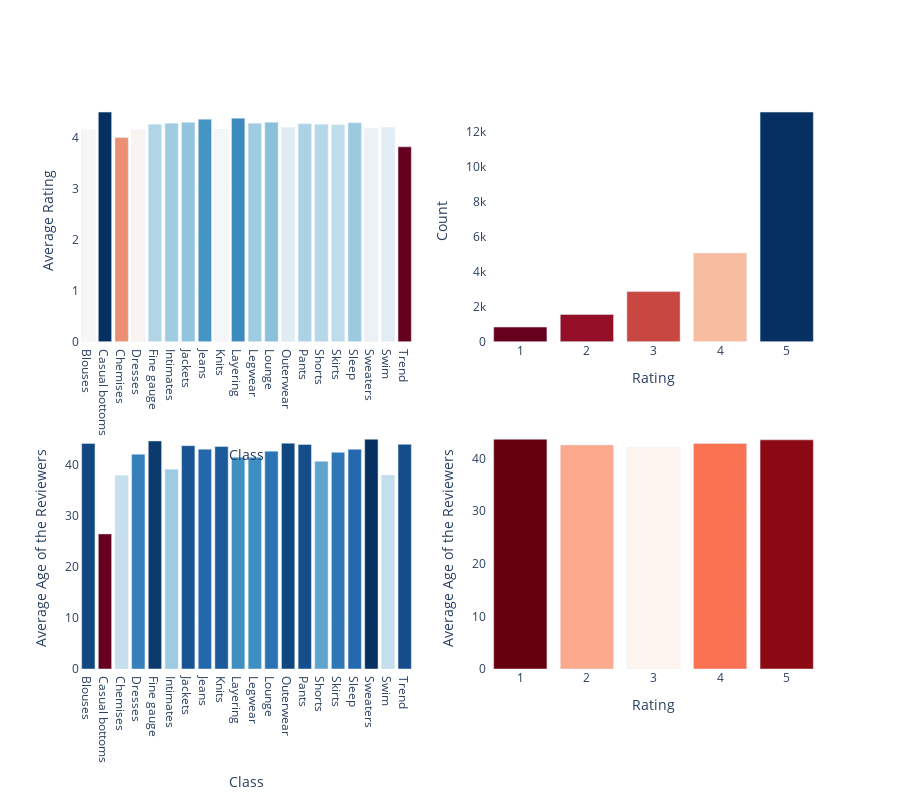

The code cell stored with this chart in its notebook:
### Markdown cell above
# Viewing the Relation Between Rating, Class Name and Age

### Code cell
df1=df['Rating'].value_counts().to_frame()
avgdf1 = df.groupby('Class Name').agg({'Rating': np.average})
avgdf2 = df.groupby('Class Name').agg({'Age': np.average})
avgdf3 = df.groupby('Rating').agg({'Age': np.average})

trace1 = go.Bar(
    x=avgdf1.index,
    y=round(avgdf1['Rating'],2),
    marker=dict(
        color=avgdf1['Rating'],
        colorscale = 'RdBu')
)

trace2 = go.Bar(
    x=df1.index,
    y=df1.Rating,
    marker=dict(
        color=df1['Rating'],
        colorscale = 'RdBu')
)

trace3 = go.Bar(
    x=avgdf2.index,
    y=round(avgdf2['Age'],2),
    marker=dict(
        color=avgdf2['Age'],
        colorscale = 'RdBu')
)

trace4 = go.Bar(
    x=avgdf3.index,
    y=round(avgdf3['Age'],2),
    marker=dict(
        color=avgdf3['Age'],
        colorscale = 'Reds')
)

fig = tools.make_subplots(rows=2, cols=2, print_grid=False)

fig.append_trace(trace1, 1, 1)
fig.append_trace(trace2, 1, 2)
fig.append_trace(trace3, 2, 1)
fig.append_trace(trace4, 2, 2)

fig['layout']['xaxis1'].update(title='Class')
fig['layout']['yaxis1'].update(title='Average Rating')
fig['layout']['xaxis2'].update(title='Rating')
fig['layout']['yaxis2'].update(title='Count')
fig['layout']['xaxis3'].update(title='Class')
fig['layout']['yaxis3'].update(title='Average Age of the Reviewers')
fig['layout']['xaxis4'].update(title='Rating')
fig['layout']['yaxis4'].update(title='Average Age of the Reviewers')

fig['layout'].update(height=800, width=900,showlegend=False)
fig.update_layout({'plot_bgcolor':'rgba(0,0,0,0)',
                   'paper_bgcolor':'rgba(0,0,0,0)'})
#fig['layout'].update(plot_bgcolor='rgba(0,0,0,0)')
#fig['layout'].update(paper_bgcolor='rgba(0,0,0,0)')
py.iplot(fig)

### Figure 1 — Plotly figure (JSON) as saved in the notebook; plotly's stock layout.template omitted (floating-point values rounded to 4 significant figures)
{"data": [{"marker": {"color": [4.154, 4.5, 4, 4.151, 4.261, 4.279, 4.295, 4.361, 4.162, 4.377, 4.279, 4.301, 4.198, 4.266, 4.256, 4.246, 4.285, 4.179, 4.197, 3.815], "colorscale": [[0, "rgb(103,0,31)"], [0.1, "rgb(178,24,43)"], [0.2, "rgb(214,96,77)"], [0.3, "rgb(244,165,130)"], [0.4, "rgb(253,219,199)"], [0.5, "rgb(247,247,247)"], [0.6, "rgb(209,229,240)"], [0.7, "rgb(146,197,222)"], [0.8, "rgb(67,147,195)"], [0.9, "rgb(33,102,172)"], [1, "rgb(5,48,97)"]]}, "x": ["Blouses", "Casual bottoms", "Chemises", "Dresses", "Fine gauge", "Intimates", "Jackets", "Jeans", "Knits", "Layering", "Legwear", "Lounge", "Outerwear", "Pants", "Shorts", "Skirts", "Sleep", "Sweaters", "Swim", "Trend"], "xaxis": "x", "y": [4.15, 4.5, 4, 4.15, 4.26, 4.28, 4.3, 4.36, 4.16, 4.38, 4.28, 4.3, 4.2, 4.27, 4.26, 4.25, 4.29, 4.18, 4.2, 3.82], "yaxis": "y", "type": "bar"}, {"marker": {"color": [13131, 5077, 2871, 1565, 842], "colorscale": [[0, "rgb(103,0,31)"], [0.1, "rgb(178,24,43)"], [0.2, "rgb(214,96,77)"], [0.3, "rgb(244,165,130)"], [0.4, "rgb(253,219,199)"], [0.5, "rgb(247,247,247)"], [0.6, "rgb(209,229,240)"], [0.7, "rgb(146,197,222)"], [0.8, "rgb(67,147,195)"], [0.9, "rgb(33,102,172)"], [1, "rgb(5,48,97)"]]}, "x": [5, 4, 3, 2, 1], "xaxis": "x2", "y": [13131, 5077, 2871, 1565, 842], "yaxis": "y2", "type": "bar"}, {"marker": {"color": [44.25, 26.5, 38, 42.11, 44.73, 39.16, 43.81, 43.12, 43.63, 41.53, 41.55, 42.72, 44.29, 44.05, 40.73, 42.49, 43.1, 45.06, 38.05, 44.06], "colorscale": [[0, "rgb(103,0,31)"], [0.1, "rgb(178,24,43)"], [0.2, "rgb(214,96,77)"], [0.3, "rgb(244,165,130)"], [0.4, "rgb(253,219,199)"], [0.5, "rgb(247,247,247)"], [0.6, "rgb(209,229,240)"], [0.7, "rgb(146,197,222)"], [0.8, "rgb(67,147,195)"], [0.9, "rgb(33,102,172)"], [1, "rgb(5,48,97)"]]}, "x": ["Blouses", "Casual bottoms", "Chemises", "Dresses", "Fine gauge", "Intimates", "Jackets", "Jeans", "Knits", "Layering", "Legwear", "Lounge", "Outerwear", "Pants", "Shorts", "Skirts", "Sleep", "Sweaters", "Swim", "Trend"], "xaxis": "x3", "y": [44.25, 26.5, 38, 42.11, 44.73, 39.16, 43.81, 43.12, 43.63, 41.53, 41.55, 42.72, 44.29, 44.05, 40.73, 42.49, 43.1, 45.06, 38.05, 44.06], "yaxis": "y3", "type": "bar"}, {"marker": {"color": [43.69, 42.62, 42.16, 42.89, 43.58], "colorscale": [[0, "rgb(255,245,240)"], [0.125, "rgb(254,224,210)"], [0.25, "rgb(252,187,161)"], [0.375, "rgb(252,146,114)"], [0.5, "rgb(251,106,74)"], [0.625, "rgb(239,59,44)"], [0.75, "rgb(203,24,29)"], [0.875, "rgb(165,15,21)"], [1, "rgb(103,0,13)"]]}, "x": [1, 2, 3, 4, 5], "xaxis": "x4", "y": [43.69, 42.62, 42.16, 42.89, 43.58], "yaxis": "y4", "type": "bar"}], "layout": {"height": 800, "paper_bgcolor": "rgba(0,0,0,0)", "plot_bgcolor": "rgba(0,0,0,0)", "showlegend": false, "width": 900, "xaxis": {"anchor": "y", "domain": [0, 0.45], "title": {"text": "Class"}}, "yaxis": {"anchor": "x", "domain": [0.575, 1], "title": {"text": "Average Rating"}}, "xaxis2": {"anchor": "y2", "domain": [0.55, 1], "title": {"text": "Rating"}}, "yaxis2": {"anchor": "x2", "domain": [0.575, 1], "title": {"text": "Count"}}, "xaxis3": {"anchor": "y3", "domain": [0, 0.45], "title": {"text": "Class"}}, "yaxis3": {"anchor": "x3", "domain": [0, 0.425], "title": {"text": "Average Age of the Reviewers"}}, "xaxis4": {"anchor": "y4", "domain": [0.55, 1], "title": {"text": "Rating"}}, "yaxis4": {"anchor": "x4", "domain": [0, 0.425], "title": {"text": "Average Age of the Reviewers"}}}}
